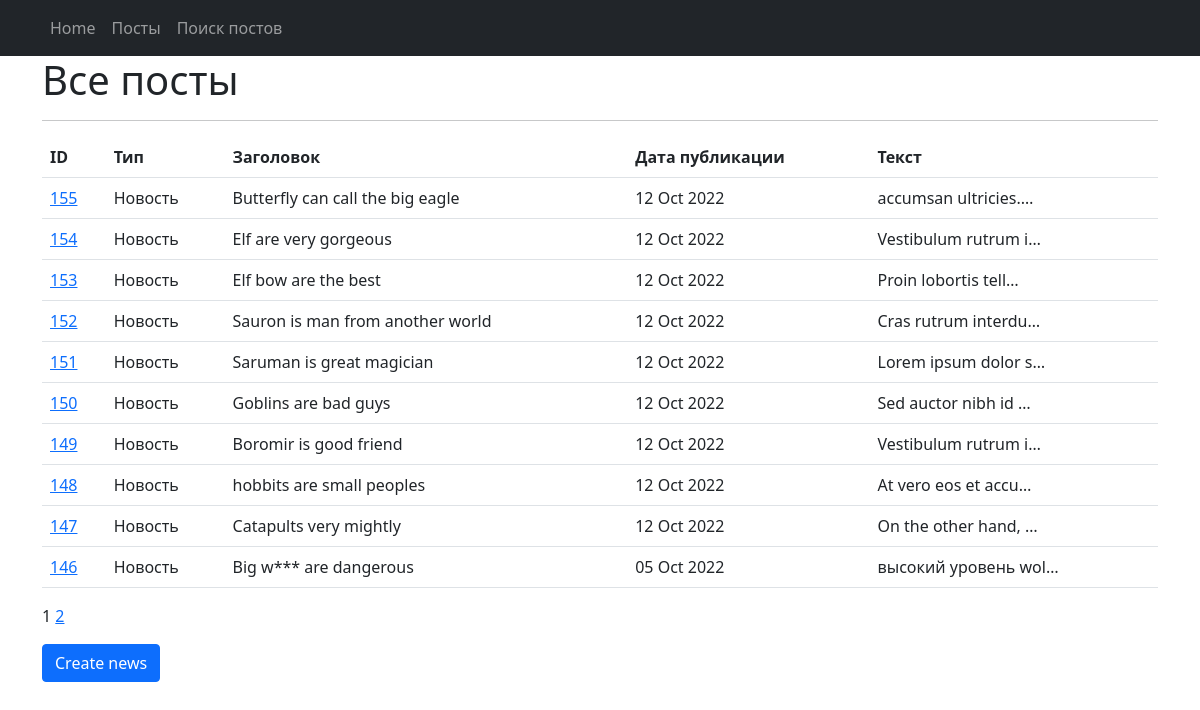
Before: /news/ with the older database file.
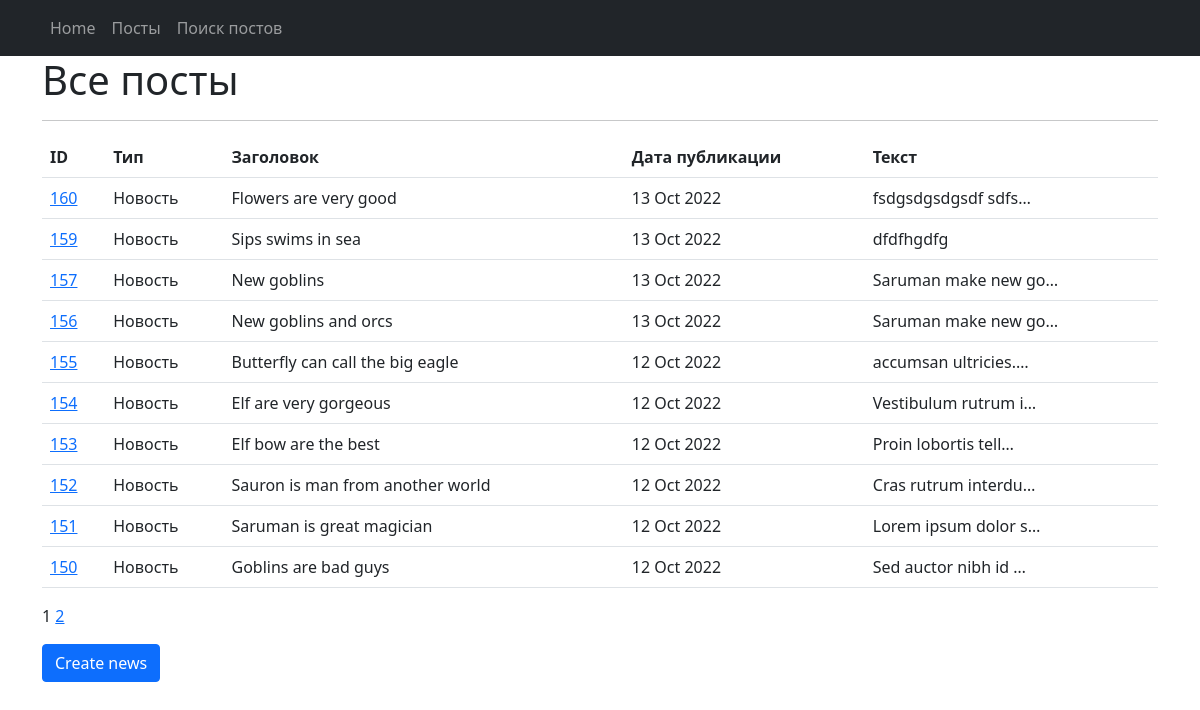
After: the same page with the newer database file.
### news/models.py (models this page shows, shortened)
class Post(models.Model):
    article = 'AR'
    news = 'NW'
    POSITIONS = [
        (article, 'Статья'),
        (news, 'Новость'),
    ]
    author = models.ForeignKey('Author', on_delete=models.CASCADE)
    post_type = models.CharField(max_length=2, choices=POSITIONS, default=news)
    time_create = models.DateTimeField(auto_now_add=True)
    category = models.ManyToManyField('Category',
               through='Postcategory')
    head = models.CharField(max_length=128)
    text = models.TextField(default='')
    rating = models.IntegerField(default=0)

### news/views.py (the view)
# urls.py: path('', NewsList.as_view(), name='news_list'),
class NewsList(ListView):
    model = Post
    ordering = '-time_create'
    template_name = 'news.html'
    context_object_name = 'news'
    paginate_by = 10
    def get_context_data(self, **kwargs):
        context = super().get_context_data(**kwargs)
        context['next_sale'] = "Распродажа в среду!"
        return context

### news/templatetags/custom_filters.py (called while the page is built)
@register.filter()
def censor(value, code='wolf'):
    len_1 = len(code)-1
    code_1 = code.lower().title()
    code_2 = code.lower()
    val_1 = value.replace(code_1, f'{code_1[0]}{len_1*"*"}').replace(code_2, f'{code_2[0]}{len_1*"*"}')
    return val_1

### news/templatetags/custom_tags.py (called while the page is built)
@register.simple_tag()
def current_time(format_string='%b %d %Y'):
    return datetime.utcnow().strftime(format_string)

### templates/news.html (shortened to what this page needs)
{% extends 'flatpages/default.html' %}
{% load custom_filters %}
{% load custom_tags %}
{% block content %}
<h1>Все посты</h1>
   <hr>
{% if news %}
<table class="table">
    <tr>
        <th>ID</th>
        <th>Тип</th>
        <th>Заголовок</th>
        <th>Дата публикации</th>
        <th>Текст</th>
    </tr>
    {% for neww in news %}
    <tr>
        <td><a href="/news/{{neww.id}}"> {{neww.id }}</a></td>
        <td>{{ neww.get_post_type_display}}</td>
        <td>{{ neww.head | censor | censor:"Sword"}}</td>
        <td>{{ neww.time_create | date:'d M Y'}}</td>
        <td>{{ neww.text|truncatechars:20 }}</td>
    </tr>
    {% endfor %}
</table>
{{ page_obj.number }}
{% if page_obj.has_next %}
    <a href="?page={{ page_obj.next_page_number }}">{{ page_obj.next_page_number }}</a>
{% endif %}
{% else %}
    <h2>Новостей нет!</h2>
{% endif %}
<div>
<a href="create/" class="btn btn-primary">Create news</a>
</div>
{% endblock content %}

Changed rows visible on the page:
no longer on this page (row unchanged): Post: id "149", post_type "Новость", head|censor "Boromir is good friend", time_create "12 Oct 2022", text "Vestibulum rutrum i…"
no longer on this page (row unchanged): Post: id "148", post_type "Новость", head|censor "hobbits are small peoples", time_create "12 Oct 2022", text "At vero eos et accu…"
no longer on this page (row unchanged): Post: id "147", post_type "Новость", head|censor "Catapults very mightly", time_create "12 Oct 2022", text "On the other hand, …"
no longer on this page (row unchanged): Post: id "146", post_type "Новость", head|censor "Big w*** are dangerous", time_create "05 Oct 2022", text "высокий уровень wol…"
added Post: id "160", post_type "Новость", head|censor "Flowers are very good", time_create "13 Oct 2022", text "fsdgsdgsdgsdf sdfs…"
added Post: id "159", post_type "Новость", head|censor "Sips swims in sea", time_create "13 Oct 2022", text "dfdfhgdfg"
added Post: id "157", post_type "Новость", head|censor "New goblins", time_create "13 Oct 2022", text "Saruman make new go…"
added Post: id "156", post_type "Новость", head|censor "New goblins and orcs", time_create "13 Oct 2022", text "Saruman make new go…"
